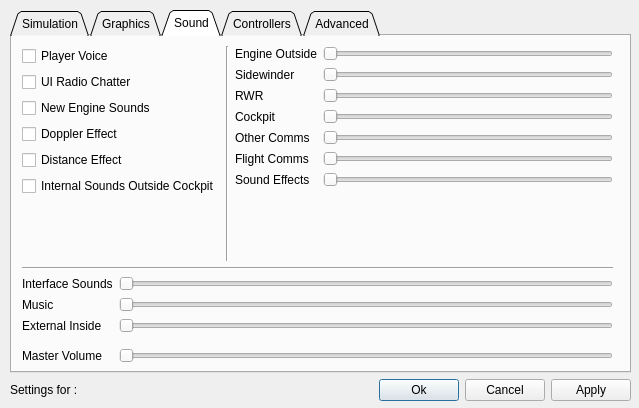
<?xml version="1.0" encoding="UTF-8"?>
<ui version="4.0">
 <class>xfwnd_setup</class>
 <widget class="QDialog" name="xfwnd_setup">
  <property name="geometry">
   <rect>
    <x>0</x>
    <y>0</y>
    <width>639</width>
    <height>408</height>
   </rect>
  </property>
  <property name="sizePolicy">
   <sizepolicy hsizetype="Preferred" vsizetype="Preferred">
    <horstretch>0</horstretch>
    <verstretch>0</verstretch>
   </sizepolicy>
  </property>
  <property name="windowTitle">
   <string>Setup</string>
  </property>
  <property name="modal">
   <bool>true</bool>
  </property>
  <widget class="QWidget" name="verticalLayoutWidget">
   <property name="geometry">
    <rect>
     <x>10</x>
     <y>10</y>
     <width>621</width>
     <height>391</height>
    </rect>
   </property>
   <layout class="QVBoxLayout" name="verticalLayout">
    <item>
     <widget class="QTabWidget" name="tabWidget">
      <property name="tabShape">
       <enum>QTabWidget::Triangular</enum>
      </property>
      <property name="currentIndex">
       <number>2</number>
      </property>
      <widget class="QWidget" name="tab">
       <attribute name="title">
        <string>Simulation</string>
       </attribute>
       <widget class="QWidget" name="verticalLayoutWidget_4">
        <property name="geometry">
         <rect>
          <x>10</x>
          <y>10</y>
          <width>591</width>
          <height>282</height>
         </rect>
        </property>
        <layout class="QVBoxLayout" name="verticalLayout_4">
         <item>
          <widget class="Line" name="line_7">
           <property name="orientation">
            <enum>Qt::Horizontal</enum>
           </property>
          </widget>
         </item>
         <item>
          <layout class="QHBoxLayout" name="horizontalLayout_2">
           <item>
            <layout class="QFormLayout" name="formLayout">
             <property name="fieldGrowthPolicy">
              <enum>QFormLayout::AllNonFixedFieldsGrow</enum>
             </property>
             <item row="0" column="1">
              <widget class="QComboBox" name="cmb_Skill">
               <item>
                <property name="text">
                 <string>Ace</string>
                </property>
               </item>
               <item>
                <property name="text">
                 <string>Veteran</string>
                </property>
               </item>
               <item>
                <property name="text">
                 <string>Rookie</string>
                </property>
               </item>
               <item>
                <property name="text">
                 <string>Cadet</string>
                </property>
               </item>
               <item>
                <property name="text">
                 <string>Recruit</string>
                </property>
               </item>
              </widget>
             </item>
             <item row="1" column="0">
              <widget class="QLabel" name="label_3">
               <property name="text">
                <string>Realism Rating</string>
               </property>
              </widget>
             </item>
             <item row="1" column="1">
              <widget class="QLineEdit" name="le_Realism"/>
             </item>
             <item row="2" column="0">
              <widget class="QLabel" name="label_4">
               <property name="text">
                <string>Flight Model</string>
               </property>
              </widget>
             </item>
             <item row="2" column="1">
              <widget class="QComboBox" name="cmb_FlightMod">
               <item>
                <property name="text">
                 <string>Accurate</string>
                </property>
               </item>
               <item>
                <property name="text">
                 <string>Simplified</string>
                </property>
               </item>
              </widget>
             </item>
             <item row="3" column="0">
              <widget class="QLabel" name="label_5">
               <property name="text">
                <string>Avionics</string>
               </property>
              </widget>
             </item>
             <item row="3" column="1">
              <widget class="QComboBox" name="cmb_Avionics">
               <item>
                <property name="text">
                 <string>Realistic</string>
                </property>
               </item>
               <item>
                <property name="text">
                 <string>Enhanced</string>
                </property>
               </item>
               <item>
                <property name="text">
                 <string>Simplified</string>
                </property>
               </item>
               <item>
                <property name="text">
                 <string>Easy</string>
                </property>
               </item>
              </widget>
             </item>
             <item row="4" column="0">
              <widget class="QLabel" name="label_6">
               <property name="text">
                <string>Weapon Effects</string>
               </property>
              </widget>
             </item>
             <item row="4" column="1">
              <widget class="QComboBox" name="cmb_Weapons">
               <item>
                <property name="text">
                 <string>Accurate</string>
                </property>
               </item>
               <item>
                <property name="text">
                 <string>Enhanced</string>
                </property>
               </item>
               <item>
                <property name="text">
                 <string>Exaggerated</string>
                </property>
               </item>
              </widget>
             </item>
             <item row="5" column="0">
              <widget class="QLabel" name="label_7">
               <property name="text">
                <string>Autopilot</string>
               </property>
              </widget>
             </item>
             <item row="5" column="1">
              <widget class="QComboBox" name="cmb_Autopilot">
               <item>
                <property name="text">
                 <string>3 Axis</string>
                </property>
               </item>
               <item>
                <property name="text">
                 <string>Steerpoint</string>
                </property>
               </item>
               <item>
                <property name="text">
                 <string>Combat</string>
                </property>
               </item>
              </widget>
             </item>
             <item row="6" column="0">
              <widget class="QLabel" name="label_8">
               <property name="text">
                <string>Air Refueling</string>
               </property>
              </widget>
             </item>
             <item row="6" column="1">
              <widget class="QComboBox" name="cmb_Refuel">
               <item>
                <property name="text">
                 <string>Realistic</string>
                </property>
               </item>
               <item>
                <property name="text">
                 <string>Simplified</string>
                </property>
               </item>
               <item>
                <property name="text">
                 <string>Easy</string>
                </property>
               </item>
              </widget>
             </item>
             <item row="7" column="0">
              <widget class="QLabel" name="label_9">
               <property name="text">
                <string>Padlocking</string>
               </property>
              </widget>
             </item>
             <item row="7" column="1">
              <widget class="QComboBox" name="cmb_PadLock">
               <item>
                <property name="text">
                 <string>Realistic</string>
                </property>
               </item>
               <item>
                <property name="text">
                 <string>Enhanced</string>
                </property>
               </item>
               <item>
                <property name="text">
                 <string>Disabled</string>
                </property>
               </item>
              </widget>
             </item>
             <item row="0" column="0">
              <widget class="QLabel" name="label_2">
               <property name="text">
                <string>Skill Level</string>
               </property>
              </widget>
             </item>
            </layout>
           </item>
           <item>
            <widget class="Line" name="line_5">
             <property name="orientation">
              <enum>Qt::Vertical</enum>
             </property>
            </widget>
           </item>
           <item>
            <layout class="QVBoxLayout" name="verticalLayout_2">
             <item>
              <widget class="QCheckBox" name="cb_GOD">
               <property name="text">
                <string>Invulnerability</string>
               </property>
              </widget>
             </item>
             <item>
              <widget class="QCheckBox" name="cb_FuelNoLimit">
               <property name="text">
                <string>Unlimited Fuel</string>
               </property>
              </widget>
             </item>
             <item>
              <widget class="QCheckBox" name="cb_FlaresNoLimit">
               <property name="text">
                <string>Unlimited Chaff &amp; Flares</string>
               </property>
              </widget>
             </item>
             <item>
              <widget class="QCheckBox" name="cb_NoCollision">
               <property name="text">
                <string>No Collisions</string>
               </property>
              </widget>
             </item>
             <item>
              <widget class="QCheckBox" name="cb_NoBlackout">
               <property name="text">
                <string>No Blackout</string>
               </property>
              </widget>
             </item>
             <item>
              <widget class="QCheckBox" name="cb_Labels">
               <property name="text">
                <string>Labels</string>
               </property>
              </widget>
             </item>
             <item>
              <widget class="QCheckBox" name="cb_Bullseye">
               <property name="text">
                <string>Radio Calls Use Bullseye</string>
               </property>
              </widget>
             </item>
             <item>
              <widget class="QCheckBox" name="cb_SmartScalling">
               <property name="text">
                <string>Smart Scalling</string>
               </property>
              </widget>
             </item>
             <item>
              <widget class="QCheckBox" name="cb_InfoBar">
               <property name="text">
                <string>Display InfoBar</string>
               </property>
              </widget>
             </item>
             <item>
              <widget class="QCheckBox" name="cb_RadioSubtitles">
               <property name="text">
                <string>Display Radio Subtitles</string>
               </property>
              </widget>
             </item>
             <item>
              <spacer name="verticalSpacer_2">
               <property name="orientation">
                <enum>Qt::Vertical</enum>
               </property>
               <property name="sizeHint" stdset="0">
                <size>
                 <width>20</width>
                 <height>40</height>
                </size>
               </property>
              </spacer>
             </item>
            </layout>
           </item>
          </layout>
         </item>
         <item>
          <widget class="Line" name="line_6">
           <property name="orientation">
            <enum>Qt::Horizontal</enum>
           </property>
          </widget>
         </item>
         <item>
          <layout class="QHBoxLayout" name="horizontalLayout_5">
           <item>
            <widget class="QLabel" name="label_10">
             <property name="text">
              <string>ACMI File Size</string>
             </property>
            </widget>
           </item>
           <item>
            <widget class="QLineEdit" name="le_ACMIFileSize">
             <property name="text">
              <string>Mb</string>
             </property>
             <property name="alignment">
              <set>Qt::AlignRight|Qt::AlignTrailing|Qt::AlignVCenter</set>
             </property>
            </widget>
           </item>
           <item>
            <spacer name="horizontalSpacer_2">
             <property name="orientation">
              <enum>Qt::Horizontal</enum>
             </property>
             <property name="sizeHint" stdset="0">
              <size>
               <width>40</width>
               <height>20</height>
              </size>
             </property>
            </spacer>
           </item>
          </layout>
         </item>
        </layout>
       </widget>
      </widget>
      <widget class="QWidget" name="tab_2">
       <attribute name="title">
        <string>Graphics</string>
       </attribute>
       <widget class="QWidget" name="verticalLayoutWidget_5">
        <property name="geometry">
         <rect>
          <x>10</x>
          <y>10</y>
          <width>591</width>
          <height>281</height>
         </rect>
        </property>
        <layout class="QVBoxLayout" name="verticalLayout_5">
         <item>
          <widget class="Line" name="line_8">
           <property name="orientation">
            <enum>Qt::Horizontal</enum>
           </property>
          </widget>
         </item>
         <item>
          <layout class="QHBoxLayout" name="horizontalLayout_3">
           <item>
            <layout class="QFormLayout" name="formLayout_2">
             <property name="fieldGrowthPolicy">
              <enum>QFormLayout::AllNonFixedFieldsGrow</enum>
             </property>
             <item row="0" column="0">
              <widget class="QLabel" name="label_11">
               <property name="text">
                <string>Video Driver</string>
               </property>
              </widget>
             </item>
             <item row="0" column="1">
              <widget class="QComboBox" name="cmb_VideoDriver"/>
             </item>
             <item row="1" column="0">
              <widget class="QLabel" name="label_12">
               <property name="text">
                <string>Resolution</string>
               </property>
              </widget>
             </item>
             <item row="1" column="1">
              <widget class="QComboBox" name="cmb_Resolution"/>
             </item>
             <item row="2" column="0">
              <widget class="Line" name="line">
               <property name="orientation">
                <enum>Qt::Horizontal</enum>
               </property>
              </widget>
             </item>
             <item row="3" column="0">
              <widget class="QLabel" name="label_13">
               <property name="text">
                <string>Weather Conditions</string>
               </property>
              </widget>
             </item>
             <item row="3" column="1">
              <widget class="QComboBox" name="cmb_Weather">
               <item>
                <property name="text">
                 <string>Sunny</string>
                </property>
               </item>
               <item>
                <property name="text">
                 <string>Fair</string>
                </property>
               </item>
               <item>
                <property name="text">
                 <string>Poor</string>
                </property>
               </item>
               <item>
                <property name="text">
                 <string>Inclement</string>
                </property>
               </item>
              </widget>
             </item>
             <item row="4" column="0">
              <widget class="QLabel" name="label_14">
               <property name="text">
                <string>Season</string>
               </property>
              </widget>
             </item>
             <item row="4" column="1">
              <widget class="QComboBox" name="cmb_Season">
               <item>
                <property name="text">
                 <string>Summer</string>
                </property>
               </item>
               <item>
                <property name="text">
                 <string>Fall</string>
                </property>
               </item>
               <item>
                <property name="text">
                 <string>Spring</string>
                </property>
               </item>
               <item>
                <property name="text">
                 <string>Winter</string>
                </property>
               </item>
              </widget>
             </item>
             <item row="5" column="0">
              <widget class="QLabel" name="label_15">
               <property name="text">
                <string>Canopy Cues</string>
               </property>
              </widget>
             </item>
             <item row="5" column="1">
              <widget class="QComboBox" name="cmb_Canopy">
               <property name="sizePolicy">
                <sizepolicy hsizetype="Expanding" vsizetype="Fixed">
                 <horstretch>0</horstretch>
                 <verstretch>0</verstretch>
                </sizepolicy>
               </property>
               <item>
                <property name="text">
                 <string>None</string>
                </property>
               </item>
               <item>
                <property name="text">
                 <string>Lift Line</string>
                </property>
               </item>
               <item>
                <property name="text">
                 <string>Reflection</string>
                </property>
               </item>
               <item>
                <property name="text">
                 <string>Both</string>
                </property>
               </item>
              </widget>
             </item>
             <item row="6" column="0">
              <widget class="Line" name="line_11">
               <property name="orientation">
                <enum>Qt::Horizontal</enum>
               </property>
              </widget>
             </item>
             <item row="7" column="1">
              <widget class="QCheckBox" name="cb_Haze">
               <property name="text">
                <string>Haze</string>
               </property>
              </widget>
             </item>
             <item row="8" column="1">
              <widget class="QCheckBox" name="cb_AdvLighting">
               <property name="text">
                <string>Advanced Lighting</string>
               </property>
              </widget>
             </item>
             <item row="9" column="1">
              <widget class="QCheckBox" name="cb_CloudShadows">
               <property name="text">
                <string>Cloud Shadows</string>
               </property>
              </widget>
             </item>
            </layout>
           </item>
           <item>
            <widget class="Line" name="line_3">
             <property name="orientation">
              <enum>Qt::Vertical</enum>
             </property>
            </widget>
           </item>
           <item>
            <layout class="QFormLayout" name="formLayout_3">
             <property name="fieldGrowthPolicy">
              <enum>QFormLayout::AllNonFixedFieldsGrow</enum>
             </property>
             <item row="0" column="0">
              <widget class="QLabel" name="label_16">
               <property name="text">
                <string>Terrain Detail</string>
               </property>
              </widget>
             </item>
             <item row="0" column="1">
              <widget class="QSlider" name="hs_Terrain">
               <property name="minimum">
                <number>1</number>
               </property>
               <property name="maximum">
                <number>7</number>
               </property>
               <property name="pageStep">
                <number>0</number>
               </property>
               <property name="orientation">
                <enum>Qt::Horizontal</enum>
               </property>
               <property name="tickPosition">
                <enum>QSlider::TicksBelow</enum>
               </property>
              </widget>
             </item>
             <item row="1" column="0">
              <widget class="QLabel" name="label_17">
               <property name="text">
                <string>Object Detail</string>
               </property>
              </widget>
             </item>
             <item row="1" column="1">
              <widget class="QSlider" name="hs_Object">
               <property name="minimum">
                <number>1</number>
               </property>
               <property name="maximum">
                <number>7</number>
               </property>
               <property name="pageStep">
                <number>0</number>
               </property>
               <property name="orientation">
                <enum>Qt::Horizontal</enum>
               </property>
               <property name="tickPosition">
                <enum>QSlider::TicksBelow</enum>
               </property>
              </widget>
             </item>
             <item row="2" column="0">
              <widget class="QLabel" name="label_18">
               <property name="text">
                <string>Object Density</string>
               </property>
              </widget>
             </item>
             <item row="2" column="1">
              <widget class="QSlider" name="hs_Density">
               <property name="minimum">
                <number>1</number>
               </property>
               <property name="maximum">
                <number>6</number>
               </property>
               <property name="pageStep">
                <number>0</number>
               </property>
               <property name="orientation">
                <enum>Qt::Horizontal</enum>
               </property>
               <property name="tickPosition">
                <enum>QSlider::TicksBelow</enum>
               </property>
              </widget>
             </item>
             <item row="3" column="0">
              <widget class="QLabel" name="label_19">
               <property name="text">
                <string>Special Effects</string>
               </property>
              </widget>
             </item>
             <item row="3" column="1">
              <widget class="QSlider" name="hs_Special">
               <property name="minimum">
                <number>1</number>
               </property>
               <property name="maximum">
                <number>5</number>
               </property>
               <property name="pageStep">
                <number>0</number>
               </property>
               <property name="orientation">
                <enum>Qt::Horizontal</enum>
               </property>
               <property name="tickPosition">
                <enum>QSlider::TicksBelow</enum>
               </property>
              </widget>
             </item>
             <item row="4" column="0">
              <widget class="QLabel" name="label_20">
               <property name="text">
                <string>Vehicule Magnification</string>
               </property>
              </widget>
             </item>
             <item row="4" column="1">
              <widget class="QSlider" name="hs_VehMag">
               <property name="minimum">
                <number>1</number>
               </property>
               <property name="maximum">
                <number>5</number>
               </property>
               <property name="singleStep">
                <number>1</number>
               </property>
               <property name="pageStep">
                <number>0</number>
               </property>
               <property name="orientation">
                <enum>Qt::Horizontal</enum>
               </property>
               <property name="tickPosition">
                <enum>QSlider::TicksBelow</enum>
               </property>
              </widget>
             </item>
             <item row="5" column="0">
              <widget class="Line" name="line_2">
               <property name="orientation">
                <enum>Qt::Horizontal</enum>
               </property>
              </widget>
             </item>
            </layout>
           </item>
          </layout>
         </item>
         <item>
          <spacer name="verticalSpacer">
           <property name="orientation">
            <enum>Qt::Vertical</enum>
           </property>
           <property name="sizeHint" stdset="0">
            <size>
             <width>20</width>
             <height>40</height>
            </size>
           </property>
          </spacer>
         </item>
        </layout>
       </widget>
      </widget>
      <widget class="QWidget" name="tab_3">
       <attribute name="title">
        <string>Sound</string>
       </attribute>
       <widget class="QWidget" name="verticalLayoutWidget_3">
        <property name="geometry">
         <rect>
          <x>10</x>
          <y>10</y>
          <width>591</width>
          <height>317</height>
         </rect>
        </property>
        <layout class="QVBoxLayout" name="verticalLayout_3">
         <item>
          <layout class="QHBoxLayout" name="horizontalLayout_6">
           <item>
            <layout class="QVBoxLayout" name="verticalLayout_6">
             <item>
              <widget class="QCheckBox" name="cb_PlayerVoice">
               <property name="text">
                <string>Player Voice</string>
               </property>
              </widget>
             </item>
             <item>
              <widget class="QCheckBox" name="cb_UIRadioChatter">
               <property name="text">
                <string>UI Radio Chatter</string>
               </property>
              </widget>
             </item>
             <item>
              <widget class="QCheckBox" name="cb_NewEngineSounds">
               <property name="text">
                <string>New Engine Sounds</string>
               </property>
              </widget>
             </item>
             <item>
              <widget class="QCheckBox" name="cb_DoppleEffect">
               <property name="text">
                <string>Doppler Effect</string>
               </property>
              </widget>
             </item>
             <item>
              <widget class="QCheckBox" name="cb_DistanceEffect">
               <property name="text">
                <string>Distance Effect</string>
               </property>
              </widget>
             </item>
             <item>
              <widget class="QCheckBox" name="cb_ISOCockpit">
               <property name="text">
                <string>Internal Sounds Outside Cockpit</string>
               </property>
              </widget>
             </item>
             <item>
              <spacer name="verticalSpacer_3">
               <property name="orientation">
                <enum>Qt::Vertical</enum>
               </property>
               <property name="sizeHint" stdset="0">
                <size>
                 <width>20</width>
                 <height>40</height>
                </size>
               </property>
              </spacer>
             </item>
            </layout>
           </item>
           <item>
            <widget class="Line" name="line_9">
             <property name="orientation">
              <enum>Qt::Vertical</enum>
             </property>
            </widget>
           </item>
           <item>
            <layout class="QFormLayout" name="formLayout_4">
             <property name="fieldGrowthPolicy">
              <enum>QFormLayout::AllNonFixedFieldsGrow</enum>
             </property>
             <item row="0" column="0">
              <widget class="QLabel" name="label_21">
               <property name="text">
                <string>Engine Outside</string>
               </property>
              </widget>
             </item>
             <item row="0" column="1">
              <widget class="QSlider" name="hs_EngineOut">
               <property name="maximum">
                <number>128</number>
               </property>
               <property name="orientation">
                <enum>Qt::Horizontal</enum>
               </property>
               <property name="tickPosition">
                <enum>QSlider::NoTicks</enum>
               </property>
              </widget>
             </item>
             <item row="1" column="0">
              <widget class="QLabel" name="label_22">
               <property name="text">
                <string>Sidewinder</string>
               </property>
              </widget>
             </item>
             <item row="1" column="1">
              <widget class="QSlider" name="hs_Sidewinder">
               <property name="maximum">
                <number>128</number>
               </property>
               <property name="orientation">
                <enum>Qt::Horizontal</enum>
               </property>
               <property name="tickPosition">
                <enum>QSlider::NoTicks</enum>
               </property>
              </widget>
             </item>
             <item row="2" column="0">
              <widget class="QLabel" name="label_23">
               <property name="text">
                <string>RWR</string>
               </property>
              </widget>
             </item>
             <item row="2" column="1">
              <widget class="QSlider" name="hs_RWR">
               <property name="maximum">
                <number>128</number>
               </property>
               <property name="orientation">
                <enum>Qt::Horizontal</enum>
               </property>
               <property name="tickPosition">
                <enum>QSlider::NoTicks</enum>
               </property>
              </widget>
             </item>
             <item row="3" column="0">
              <widget class="QLabel" name="label_24">
               <property name="text">
                <string>Cockpit</string>
               </property>
              </widget>
             </item>
             <item row="3" column="1">
              <widget class="QSlider" name="hs_Cockpit">
               <property name="maximum">
                <number>128</number>
               </property>
               <property name="orientation">
                <enum>Qt::Horizontal</enum>
               </property>
               <property name="tickPosition">
                <enum>QSlider::NoTicks</enum>
               </property>
              </widget>
             </item>
             <item row="4" column="0">
              <widget class="QLabel" name="label_25">
               <property name="text">
                <string>Other Comms</string>
               </property>
              </widget>
             </item>
             <item row="4" column="1">
              <widget class="QSlider" name="hs_OtherComms">
               <property name="maximum">
                <number>128</number>
               </property>
               <property name="orientation">
                <enum>Qt::Horizontal</enum>
               </property>
               <property name="tickPosition">
                <enum>QSlider::NoTicks</enum>
               </property>
              </widget>
             </item>
             <item row="5" column="0">
              <widget class="QLabel" name="label_26">
               <property name="text">
                <string>Flight Comms</string>
               </property>
              </widget>
             </item>
             <item row="5" column="1">
              <widget class="QSlider" name="hs_FlightComms">
               <property name="maximum">
                <number>128</number>
               </property>
               <property name="orientation">
                <enum>Qt::Horizontal</enum>
               </property>
               <property name="tickPosition">
                <enum>QSlider::NoTicks</enum>
               </property>
              </widget>
             </item>
             <item row="6" column="0">
              <widget class="QLabel" name="label_27">
               <property name="text">
                <string>Sound Effects</string>
               </property>
              </widget>
             </item>
             <item row="6" column="1">
              <widget class="QSlider" name="hs_SoundEffects">
               <property name="maximum">
                <number>128</number>
               </property>
               <property name="orientation">
                <enum>Qt::Horizontal</enum>
               </property>
               <property name="tickPosition">
                <enum>QSlider::NoTicks</enum>
               </property>
              </widget>
             </item>
            </layout>
           </item>
          </layout>
         </item>
         <item>
          <widget class="Line" name="line_10">
           <property name="orientation">
            <enum>Qt::Horizontal</enum>
           </property>
          </widget>
         </item>
         <item>
          <layout class="QFormLayout" name="formLayout_5">
           <property name="fieldGrowthPolicy">
            <enum>QFormLayout::AllNonFixedFieldsGrow</enum>
           </property>
           <item row="0" column="0">
            <widget class="QLabel" name="label_28">
             <property name="text">
              <string>Interface Sounds</string>
             </property>
            </widget>
           </item>
           <item row="0" column="1">
            <widget class="QSlider" name="hs_UISounds">
             <property name="orientation">
              <enum>Qt::Horizontal</enum>
             </property>
            </widget>
           </item>
           <item row="1" column="0">
            <widget class="QLabel" name="label_29">
             <property name="text">
              <string>Music</string>
             </property>
            </widget>
           </item>
           <item row="1" column="1">
            <widget class="QSlider" name="hs_Music">
             <property name="maximum">
              <number>128</number>
             </property>
             <property name="orientation">
              <enum>Qt::Horizontal</enum>
             </property>
            </widget>
           </item>
           <item row="2" column="0">
            <widget class="QLabel" name="label_30">
             <property name="text">
              <string>External Inside</string>
             </property>
            </widget>
           </item>
           <item row="2" column="1">
            <widget class="QSlider" name="hs_InOut">
             <property name="orientation">
              <enum>Qt::Horizontal</enum>
             </property>
            </widget>
           </item>
           <item row="3" column="0">
            <widget class="Line" name="line_4">
             <property name="orientation">
              <enum>Qt::Horizontal</enum>
             </property>
            </widget>
           </item>
           <item row="4" column="0">
            <widget class="QLabel" name="label_31">
             <property name="text">
              <string>Master Volume</string>
             </property>
            </widget>
           </item>
           <item row="4" column="1">
            <widget class="QSlider" name="hs_Master">
             <property name="maximum">
              <number>128</number>
             </property>
             <property name="orientation">
              <enum>Qt::Horizontal</enum>
             </property>
            </widget>
           </item>
          </layout>
         </item>
        </layout>
       </widget>
      </widget>
      <widget class="QWidget" name="tab_4">
       <attribute name="title">
        <string>Controllers</string>
       </attribute>
      </widget>
      <widget class="QWidget" name="tab_5">
       <attribute name="title">
        <string>Advanced</string>
       </attribute>
      </widget>
     </widget>
    </item>
    <item>
     <layout class="QHBoxLayout" name="horizontalLayout">
      <item>
       <widget class="QLabel" name="label">
        <property name="text">
         <string>Settings for :</string>
        </property>
       </widget>
      </item>
      <item>
       <spacer name="horizontalSpacer">
        <property name="orientation">
         <enum>Qt::Horizontal</enum>
        </property>
        <property name="sizeHint" stdset="0">
         <size>
          <width>40</width>
          <height>20</height>
         </size>
        </property>
       </spacer>
      </item>
      <item>
       <widget class="QPushButton" name="pb_OK">
        <property name="text">
         <string>Ok</string>
        </property>
       </widget>
      </item>
      <item>
       <widget class="QPushButton" name="pb_Cancel">
        <property name="text">
         <string>Cancel</string>
        </property>
       </widget>
      </item>
      <item>
       <widget class="QPushButton" name="pb_Apply">
        <property name="text">
         <string>Apply</string>
        </property>
       </widget>
      </item>
     </layout>
    </item>
   </layout>
  </widget>
 </widget>
 <resources/>
 <connections/>
</ui>
